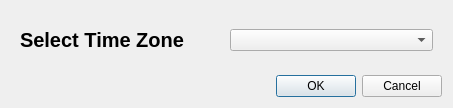
<?xml version="1.0" encoding="UTF-8"?>
<ui version="4.0">
 <class>ClockSettingsDialog</class>
 <widget class="QDialog" name="ClockSettingsDialog">
  <property name="geometry">
   <rect>
    <x>0</x>
    <y>0</y>
    <width>453</width>
    <height>108</height>
   </rect>
  </property>
  <property name="windowTitle">
   <string>Dialog</string>
  </property>
  <layout class="QVBoxLayout" name="verticalLayout">
   <item>
    <widget class="QWidget" name="widget" native="true">
     <layout class="QHBoxLayout" name="horizontalLayout">
      <item>
       <widget class="QLabel" name="label">
        <property name="font">
         <font>
          <pointsize>15</pointsize>
          <italic>false</italic>
          <bold>true</bold>
         </font>
        </property>
        <property name="text">
         <string>Select Time Zone</string>
        </property>
       </widget>
      </item>
      <item>
       <widget class="QComboBox" name="comboZone"/>
      </item>
     </layout>
    </widget>
   </item>
   <item>
    <widget class="QDialogButtonBox" name="buttonBox">
     <property name="standardButtons">
      <set>QDialogButtonBox::StandardButton::Cancel|QDialogButtonBox::StandardButton::Ok</set>
     </property>
    </widget>
   </item>
  </layout>
 </widget>
 <resources/>
 <connections/>
</ui>
